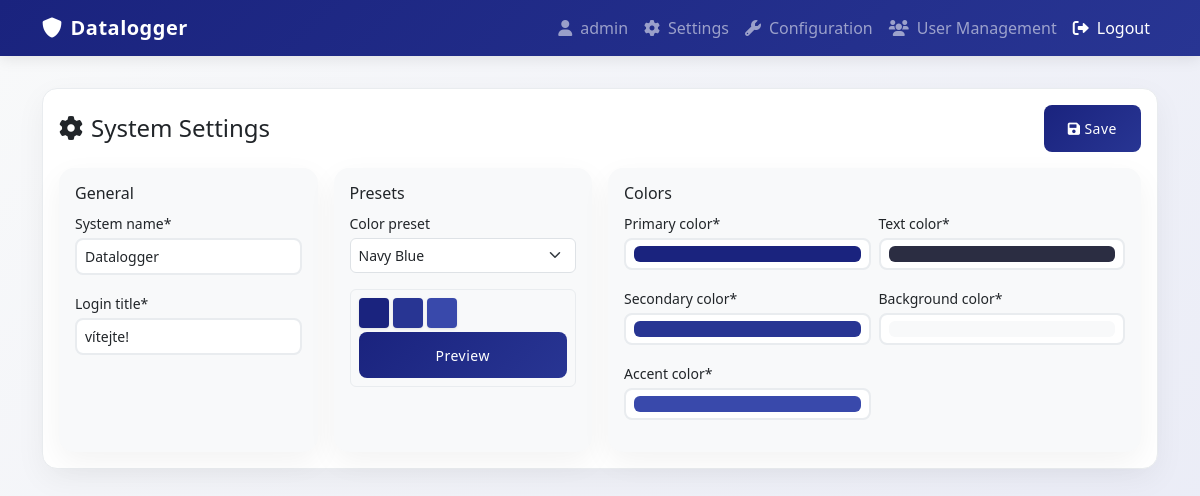
Page /settings/ (signed in) on the committed database.
### app/models.py (models this page shows, shortened)
class SystemSettings(models.Model):
    system_name = models.CharField(max_length=100, default="Secure Login")
    login_title = models.CharField(max_length=100, default="Welcome Back")
    primary_color = models.CharField(max_length=7, default="#1a237e")
    secondary_color = models.CharField(max_length=7, default="#283593")
    accent_color = models.CharField(max_length=7, default="#3949ab")
    text_color = models.CharField(max_length=7, default="#2b2d42")
    background_color = models.CharField(max_length=7, default="#f8f9fa")
    created_at = models.DateTimeField(auto_now_add=True)
    updated_at = models.DateTimeField(auto_now=True)
    class Meta:
        verbose_name = "System Settings"
        verbose_name_plural = "System Settings"
    @classmethod
    def get_settings(cls):
        settings = cls.objects.first()
        if not settings:
            settings = cls.objects.create()
        return settings

### app/views.py (the view)
# urls.py: path('settings/', views.settings, name='settings'),
@login_required
@permission_required('app.view_systemsettings', raise_exception=True)
def settings(request):
    settings = SystemSettings.get_settings()
    if request.method == 'POST':
        if not request.user.is_superuser and not request.user.has_perm('app.change_systemsettings'):
            messages.error(request, 'You do not have permission to modify settings.')
            return redirect('settings')
        form = SystemSettingsForm(request.POST, instance=settings)
        if form.is_valid():
            form.save()
            messages.success(request, 'Settings updated successfully!')
            return redirect('settings')
    else:
        form = SystemSettingsForm(instance=settings)
    return render(request, 'settings.html', {
        'form': form,
        'settings': settings
    })

### app/context_processors.py (called while the page is built)
def system_settings(request):
    settings = SystemSettings.get_settings()
    return {
        'settings': settings
    }

### app/templates/settings.html (shortened to what this page needs)
{% extends 'base.html' %}
{% load crispy_forms_tags %}
{% block content %}
<div class="row">
    <div class="col-12">
        <div class="card">
            <div class="card-body p-3">
                <div class="d-flex justify-content-between align-items-center mb-3">
                    <h2 class="card-title h4 mb-0">
                        <i class="fas fa-cog me-2"></i>System Settings
                    </h2>
                    <button type="submit" form="settingsForm" class="btn btn-primary btn-sm">
                        <i class="fas fa-save me-1"></i>Save
                    </button>
                </div>
                <form method="post" novalidate id="settingsForm">
                    <div class="row g-3">
                        <div class="col-md-3">
                            <div class="card h-100 border-0 bg-light">
                                <div class="card-body p-3">
                                    <h5 class="card-title h6 mb-2">General</h5>
                                    {{ form.system_name|as_crispy_field }}
                                    {{ form.login_title|as_crispy_field }}
                                </div>
                            </div>
                        </div>
                        <div class="col-md-3">
                            <div class="card h-100 border-0 bg-light">
                                <div class="card-body p-3">
                                    <h5 class="card-title h6 mb-2">Presets</h5>
                                    {{ form.color_preset|as_crispy_field }}
                                    <div class="color-preview mt-2 p-2 rounded" style="background: var(--background-color);">
                                        <div class="d-flex gap-1 mb-1">
                                            <div class="color-box" style="background: var(--primary-color);"></div>
                                            <div class="color-box" style="background: var(--secondary-color);"></div>
                                            <div class="color-box" style="background: var(--accent-color);"></div>
                                        </div>
                                        <button class="btn btn-primary btn-sm w-100">Preview</button>
                                    </div>
                                </div>
                            </div>
                        </div>
                        <div class="col-md-6">
                            <div class="card h-100 border-0 bg-light">
                                <div class="card-body p-3">
                                    <h5 class="card-title h6 mb-2">Colors</h5>
                                    <div class="row g-2">
                                        <div class="col-6">
                                            {{ form.primary_color|as_crispy_field }}
                                            {{ form.secondary_color|as_crispy_field }}
                                            {{ form.accent_color|as_crispy_field }}
                                        </div>
                                        <div class="col-6">
                                            {{ form.text_color|as_crispy_field }}
                                            {{ form.background_color|as_crispy_field }}
                                        </div>
                                    </div>
                                </div>
                            </div>
                        </div>
                    </div>
                </form>
            </div>
        </div>
    </div>
</div>
{% endblock %}

### app/templates/base.html (shortened to what this page needs)
{% load static %}
<!DOCTYPE html>
<html lang="en">
<head>
    <link href="https://cdn.jsdelivr.net/npm/bootstrap@5.3.0/dist/css/bootstrap.min.css" rel="stylesheet">
    <link rel="stylesheet" href="https://cdnjs.cloudflare.com/ajax/libs/font-awesome/6.0.0/css/all.min.css">
</head>
<body>
    {% if not request.resolver_match.url_name == 'login' %}
    <nav class="navbar navbar-expand-lg navbar-dark">
        <div class="container">
            <a class="navbar-brand" href="{% url 'home' %}">
                <i class="fas fa-shield-alt me-2"></i>{{ settings.system_name }}
            </a>
            <div class="collapse navbar-collapse" id="navbarNav">
                <ul class="navbar-nav ms-auto">
                    {% if user.is_authenticated %}
                        <li class="nav-item">
                            <span class="nav-link">
                                <i class="fas fa-user me-2"></i>{{ user.username }}
                            </span>
                        </li>
                        <li class="nav-item">
                            <a class="nav-link" href="{% url 'settings' %}">
                                <i class="fas fa-cog me-2"></i>Settings
                            </a>
                        </li>
                        <li class="nav-item">
                            <a class="nav-link" href="{% url 'config' %}">
                                <i class="fas fa-wrench me-2"></i>Configuration
                            </a>
                        </li>
                        <li class="nav-item">
                            <a class="nav-link" href="{% url 'user_list' %}">
                                <i class="fas fa-users me-2"></i>User Management
                            </a>
                        </li>
                        <li class="nav-item">
                            <form method="post" action="{% url 'logout' %}" style="margin: 0;">
                                <button type="submit" class="btn btn-link nav-link" style="text-decoration: none;">
                                    <i class="fas fa-sign-out-alt me-2"></i>Logout
                                </button>
                            </form>
                        </li>
                    {% else %}
                        <li class="nav-item">
                            <a class="nav-link" href="{% url 'login' %}">
                                <i class="fas fa-sign-in-alt me-2"></i>Login
                            </a>
                        </li>
                    {% endif %}
                </ul>
            </div>
        </div>
    </nav>
    {% endif %}
    <div class="content-wrapper">
        <div class="container">
            {% block content %}
            {% endblock %}
        </div>
    </div>
</body>
</html>

### app/templates/settings.html (style rules this page uses)
.color-box { width: 30px; height: 30px; border-radius: 4px; box-shadow: 0 1px 3px rgba(0,0,0,0.1); }
.color-preview { border: 1px solid var(--light-gray); transition: all 0.3s ease; }
.form-control-color { width: 100%; height: 32px; padding: 0.25rem; }
.card { border: 1px solid var(--light-gray); }
.form-label { margin-bottom: 0.25rem; font-size: 0.875rem; }
.form-control { padding: 0.375rem 0.5rem; font-size: 0.875rem; }
.form-select { padding: 0.375rem 0.5rem; font-size: 0.875rem; }

### rows in the picture
SystemSettings: system_name "Datalogger", login_title "vítejte!", primary_color "#1a237e", secondary_color "#283593", accent_color "#3949ab", text_color "#2b2d42", background_color "#f8f9fa"

### other values in the picture
{{ user.username }} "admin"
